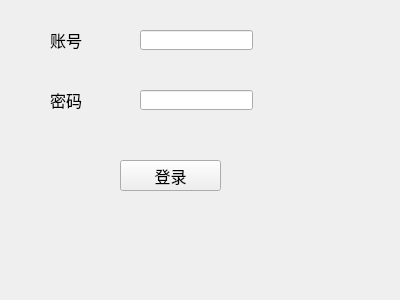
<?xml version="1.0" encoding="UTF-8"?>
<ui version="4.0">
 <class>Form</class>
 <widget class="QWidget" name="Form">
  <property name="geometry">
   <rect>
    <x>0</x>
    <y>0</y>
    <width>400</width>
    <height>300</height>
   </rect>
  </property>
  <property name="font">
   <font>
    <family>Agency FB</family>
    <pointsize>12</pointsize>
   </font>
  </property>
  <property name="windowTitle">
   <string>Form</string>
  </property>
  <widget class="QLabel" name="label">
   <property name="geometry">
    <rect>
     <x>40</x>
     <y>30</y>
     <width>54</width>
     <height>12</height>
    </rect>
   </property>
   <property name="text">
    <string/>
   </property>
  </widget>
  <widget class="QLabel" name="label_2">
   <property name="geometry">
    <rect>
     <x>50</x>
     <y>90</y>
     <width>61</width>
     <height>20</height>
    </rect>
   </property>
   <property name="text">
    <string>密码</string>
   </property>
  </widget>
  <widget class="QLineEdit" name="edit_user">
   <property name="geometry">
    <rect>
     <x>140</x>
     <y>30</y>
     <width>113</width>
     <height>20</height>
    </rect>
   </property>
  </widget>
  <widget class="QLineEdit" name="edit_pwd">
   <property name="geometry">
    <rect>
     <x>140</x>
     <y>90</y>
     <width>113</width>
     <height>20</height>
    </rect>
   </property>
  </widget>
  <widget class="QLabel" name="label_3">
   <property name="geometry">
    <rect>
     <x>50</x>
     <y>30</y>
     <width>61</width>
     <height>20</height>
    </rect>
   </property>
   <property name="text">
    <string>账号</string>
   </property>
  </widget>
  <widget class="QPushButton" name="btnLogin">
   <property name="geometry">
    <rect>
     <x>120</x>
     <y>160</y>
     <width>101</width>
     <height>31</height>
    </rect>
   </property>
   <property name="text">
    <string>登录</string>
   </property>
  </widget>
 </widget>
 <resources/>
 <connections/>
</ui>
